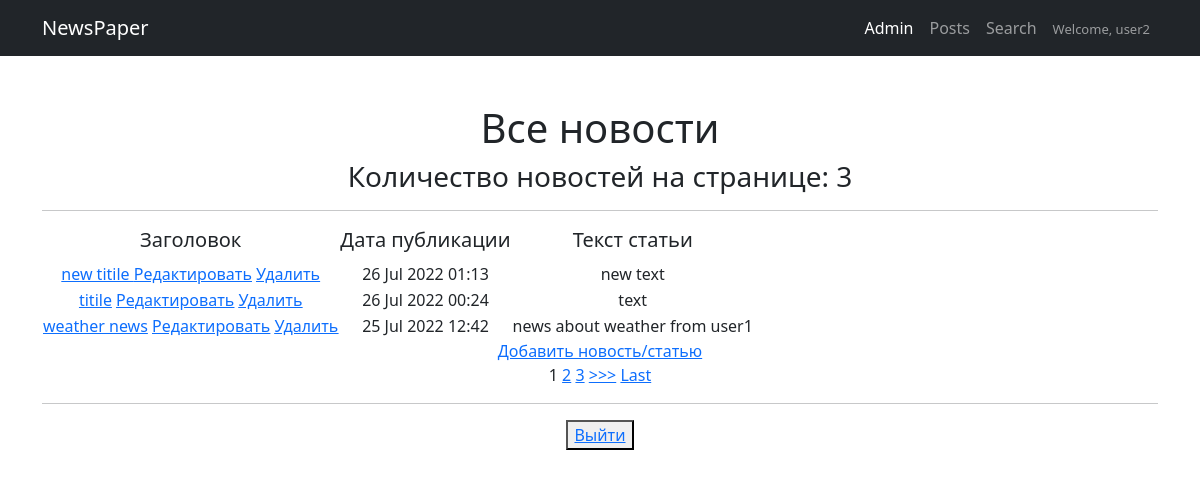
The app's page / (signed in), older data.
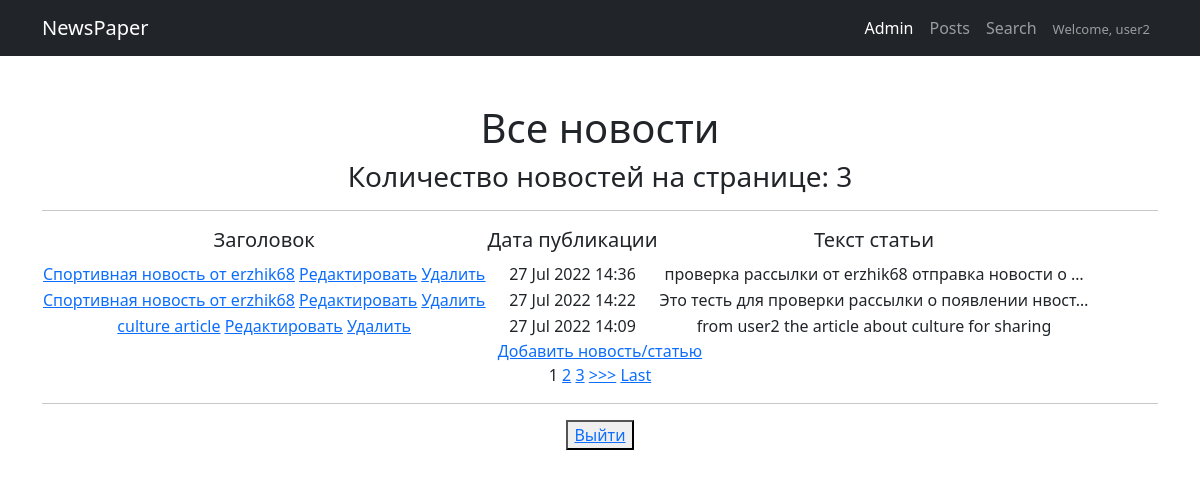
The same page, newer data.
### newapp/models.py (models this page shows, shortened)
class Post(models.Model):
    NEWS = 'NW'
    ARTICLE = 'AT'
    TYPE_POST_CHOICES = [(NEWS, 'Новости'), (ARTICLE, 'Статья'),]
    post_type = models.CharField("Тип", max_length=2, choices=TYPE_POST_CHOICES, default=NEWS)
    post_author = models.ForeignKey(Author, on_delete=models.CASCADE, verbose_name="Имя автора")
    post_date_time = models.DateTimeField("Дата публикации (ГГГГ-ММ-ДД)", auto_now_add=True)
    post_category = models.ManyToManyField(Category, through='PostCategory', blank=False, verbose_name="Категория", related_name='posts')
    post_title = models.CharField("Заголовок", max_length=100)
    post_text = models.TextField("Текст")
    post_rating = models.IntegerField(default=0)

### newapp/views.py (the view)
# urls.py: path('', PostsList.as_view()),
class PostsList(LoginRequiredMixin, ListView):
    model = Post  # указываем модель, объекты которой мы будем выводить
    template_name = 'posts.html'  # указываем имя шаблона, в котором будет лежать HTML, в нём будут все инструкции о том, как именно пользователю должны вывестись наши объекты
    context_object_name = 'posts'  # это имя списка, в котором будут лежать все объекты, его надо указать, чтобы обратиться к самому списку объектов через HTML-шаблон
    ordering = ['-id']
    paginate_by = 3  # поставим постраничный вывод в один элемент
    def get_context_data(self, **kwargs):
        context = super().get_context_data(**kwargs)  # получили весь контекст из класса-родителя
        context['time_now'] = datetime.utcnow()  # добавим переменную текущей даты time_now
        context['filter'] = PostFilter(self.request.GET,
                                       queryset=self.get_queryset())  # вписываем наш фильтр в контекст
        context['is_not_authors'] = not self.request.user.groups.filter(
            name='authors').exists()  # добавили новую контекстную переменную is_not_authors
        return context

### newapp/templatetags/custom_filters.py (called while the page is built)
@register.filter(name='censor')
def censor(value, arg):
    list_bad_words = ['черт', 'блин', 'капец', 'дерьмо', 'хрен', 'чёрт']
    value_edited = value
    value_final = ''
    for word in list_bad_words:
        value_edited = value_edited.lower()
        value_temp = value_edited.replace(word, arg * len(word))
        value_edited = value_temp
    for i in range(0, len(value)):
        if (value[i] != value_edited[i]) & (value_edited[i].isalpha()):
            temp = value_edited[i].upper()
            value_final += temp
        else:
            value_final += value_edited[i]
    return value_final

### templates/posts.html (shortened to what this page needs)
{% extends 'default.html' %}
{% load custom_filters %}
{% block content %}
    <h1>Все новости</h1>
    <h3>Количество новостей на странице: {{ posts|length }}</h3>
    <hr>
    {% if posts %}
        <table>
            <tr>
                <td>
                    <h5>Заголовок</h5>
                </td>
                <td>
                    <h5>Дата публикации</h5>
                </td>
                <td>
                    <h5>Текст статьи</h5>
                </td>
            </tr>
        {% for post in posts %}
            <tr>
                <td>
                    <a href="{% url 'post_detail' post.id %}">{{ post.post_title|censor:'*' }}</a>
                    <a href="{% url 'post_update' post.id %}"><u>Редактировать</u></a>
                    <a href="{% url 'post_delete' post.id %}"><u> Удалить </u></a>
                </td>
                <td>
                    {{ post.post_date_time|date:'d M Y H:i' }}
                </td>
                <td>
                    {{ post.post_text|censor:'*'|truncatechars:50 }}
                </td>
            </tr>
        {% endfor %}
        </table>
    {% else %}
        <h2>Новостей нет!</h2>
    {% endif %}
    <a href="{% url 'post_create' %}">Добавить новость/статью</a>
    <br>
    {% if is_paginated %}
        {% for num in page_obj.paginator.page_range %}
            {% if page_obj.number == num %}
                <a>{{ num }}</a>
            {% elif num > page_obj.number|add:'-3' and num < page_obj.number|add:'3' %}
                <a href="?page={{ num }}">{{ num }}</a>
            {% endif %}
        {% endfor %}
        {% if page_obj.has_next %}
            <a href="?page={{ page_obj.next_page_number }}">>>></a>
            <a href="?page={{ page_obj.paginator.num_pages }}">Last</a>
        {% endif %}
    {% endif %}
    <br>
    <hr>
    <button> <a href="accounts/logout/">Выйти</a> </button>
{% endblock content %}

Row changes from the older to the newer data that the page shows:
no longer on this page (row unchanged): Post: post_title|censor "new titile", post_date_time "26 Jul 2022 01:13", post_text|censor "new text"
no longer on this page (row unchanged): Post: post_title|censor "titile", post_date_time "26 Jul 2022 00:24", post_text|censor "text"
no longer on this page (row unchanged): Post: post_title|censor "weather news", post_date_time "25 Jul 2022 12:42", post_text|censor "news about weather from user1"
added Post: post_title|censor "Спортивная новость от erzhik68", post_date_time "27 Jul 2022 14:36", post_text|censor "проверка рассылки от erzhik68 отправка новости о …"
added Post: post_title|censor "Спортивная новость от erzhik68", post_date_time "27 Jul 2022 14:22", post_text|censor "Это тесть для проверки рассылки о появлении нвост…"
added Post: post_title|censor "culture article", post_date_time "27 Jul 2022 14:09", post_text|censor "from user2 the article about culture for sharing"
